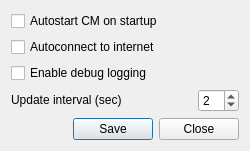
<?xml version="1.0" encoding="UTF-8"?>
<ui version="4.0">
 <class>SettingsDialog</class>
 <widget class="QDialog" name="SettingsDialog">
  <property name="geometry">
   <rect>
    <x>0</x>
    <y>0</y>
    <width>250</width>
    <height>150</height>
   </rect>
  </property>
  <property name="windowTitle">
   <string>Settings</string>
  </property>
  <layout class="QGridLayout" name="gridLayout">
   <item row="0" column="0" colspan="2">
    <widget class="QCheckBox" name="isAutostart">
     <property name="sizePolicy">
      <sizepolicy hsizetype="Expanding" vsizetype="Maximum">
       <horstretch>0</horstretch>
       <verstretch>0</verstretch>
      </sizepolicy>
     </property>
     <property name="text">
      <string>Autostart CM on startup</string>
     </property>
    </widget>
   </item>
   <item row="1" column="0" colspan="2">
    <widget class="QCheckBox" name="isAutoconnect">
     <property name="sizePolicy">
      <sizepolicy hsizetype="Expanding" vsizetype="Maximum">
       <horstretch>0</horstretch>
       <verstretch>0</verstretch>
      </sizepolicy>
     </property>
     <property name="text">
      <string>Autoconnect to internet</string>
     </property>
    </widget>
   </item>
   <item row="2" column="0" colspan="2">
    <widget class="QCheckBox" name="isDebugEnabled">
     <property name="sizePolicy">
      <sizepolicy hsizetype="Expanding" vsizetype="Maximum">
       <horstretch>0</horstretch>
       <verstretch>0</verstretch>
      </sizepolicy>
     </property>
     <property name="text">
      <string>Enable debug logging</string>
     </property>
    </widget>
   </item>
   <item row="3" column="0">
    <widget class="QLabel" name="_updateinterval">
     <property name="sizePolicy">
      <sizepolicy hsizetype="Expanding" vsizetype="Maximum">
       <horstretch>0</horstretch>
       <verstretch>0</verstretch>
      </sizepolicy>
     </property>
     <property name="text">
      <string>Update interval (sec)</string>
     </property>
    </widget>
   </item>
   <item row="3" column="1">
    <widget class="QSpinBox" name="interval">
     <property name="sizePolicy">
      <sizepolicy hsizetype="Maximum" vsizetype="Maximum">
       <horstretch>0</horstretch>
       <verstretch>0</verstretch>
      </sizepolicy>
     </property>
     <property name="minimum">
      <number>1</number>
     </property>
     <property name="maximum">
      <number>10</number>
     </property>
     <property name="value">
      <number>2</number>
     </property>
    </widget>
   </item>
   <item row="4" column="0" colspan="2">
    <widget class="QDialogButtonBox" name="buttonBox">
     <property name="sizePolicy">
      <sizepolicy hsizetype="Expanding" vsizetype="Maximum">
       <horstretch>0</horstretch>
       <verstretch>0</verstretch>
      </sizepolicy>
     </property>
     <property name="standardButtons">
      <set>QDialogButtonBox::Close|QDialogButtonBox::Save</set>
     </property>
    </widget>
   </item>
  </layout>
 </widget>
 <resources/>
 <connections/>
</ui>
